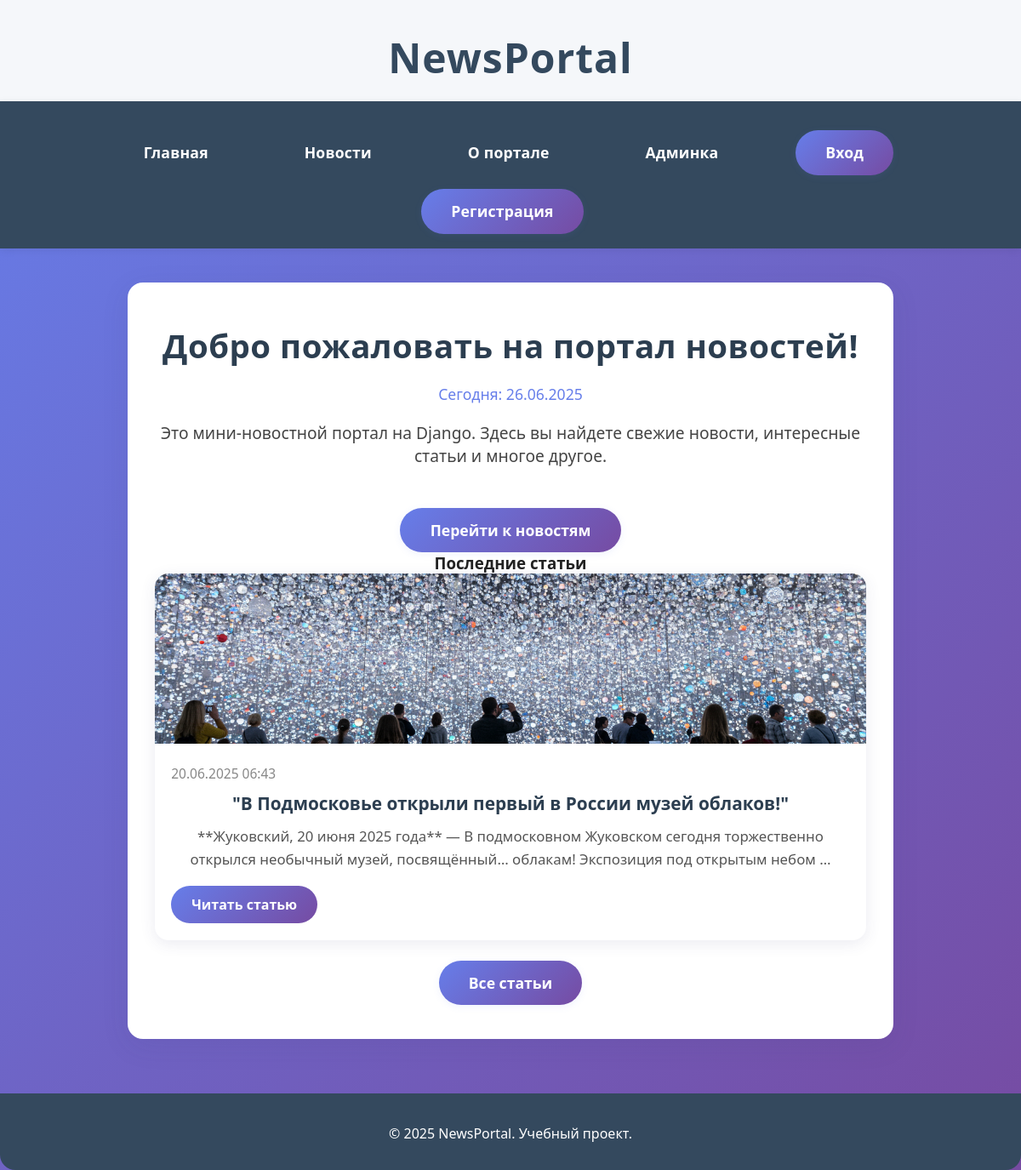
Before: / with the older database file.
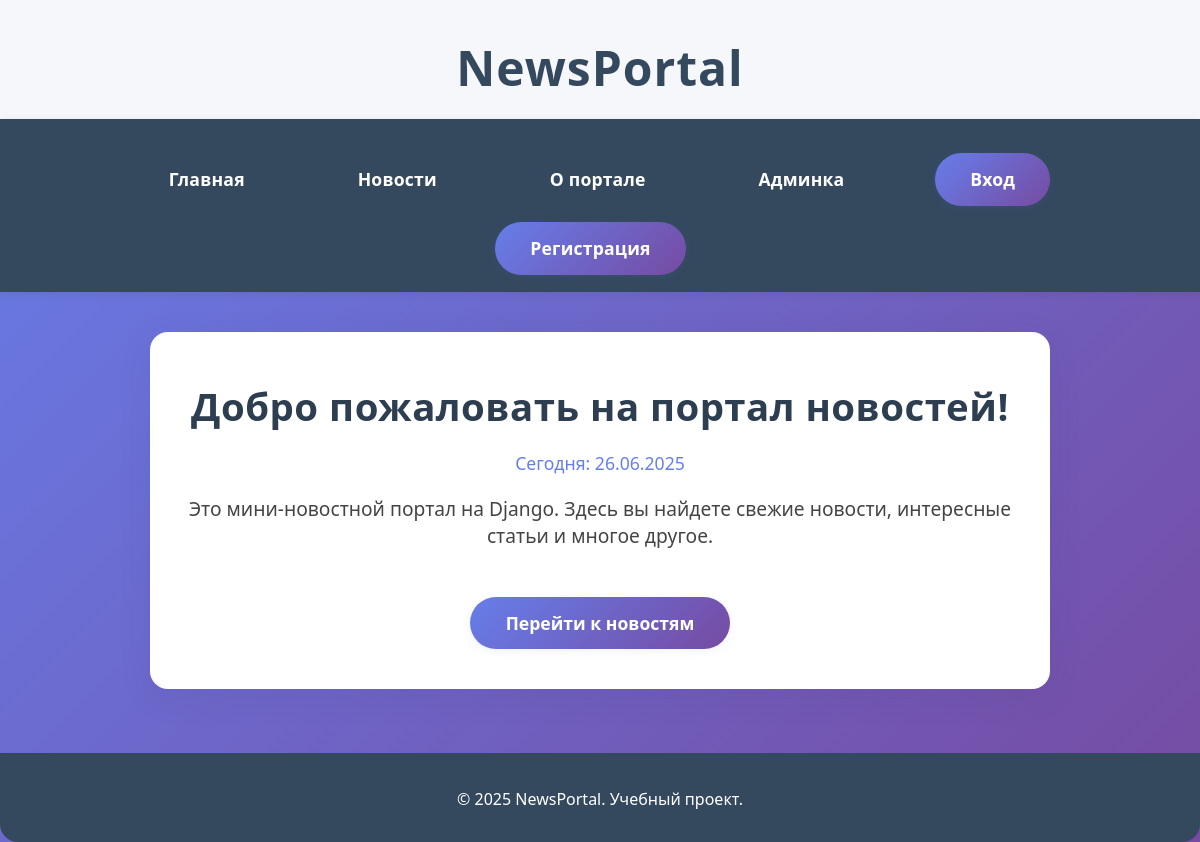
After: the same page with the newer database file.
### news/models.py (models this page shows, shortened)
class Article(models.Model):
    title = models.CharField(max_length=200, verbose_name='Заголовок статьи')
    content = models.TextField(verbose_name='Содержимое статьи')
    image = models.ImageField(upload_to='article_images/', null=True, blank=True, verbose_name='Изображение')
    created_at = models.DateTimeField(auto_now_add=True, verbose_name='Дата публикации')

### news/views.py (the view)
# urls.py: path('', HomeView.as_view(), name='home'),
class HomeView(TemplateView):
    template_name = 'home.html'
    def get_context_data(self, **kwargs):
        context = super().get_context_data(**kwargs)
        context['today'] = datetime.now().strftime('%d.%m.%Y')
        context['latest_articles'] = Article.objects.order_by('-created_at')[:3]
        return context

### templates/news/home.html (shortened to what this page needs)
{% extends 'base.html' %}
{% block content %}
<div class="container home-container">
    <h2 class="main-title">Добро пожаловать на портал новостей!</h2>
    <div class="home-meta">Сегодня: <span>{{ today }}</span></div>
    <p class="home-desc">Это мини-новостной портал на Django. Здесь вы найдете свежие новости, интересные статьи и многое другое.</p>
    <a href="/news/" class="main-btn">Перейти к новостям</a>
    {% if latest_articles %}
    <div class="latest-articles-block">
        <h3 class="section-title">Последние статьи</h3>
        <div class="news-grid">
            {% for article in latest_articles %}
                <div class="news-card">
                    {% if article.image %}
                        <img src="{{ article.image.url }}" alt="{{ article.title }}" class="news-image">
                    {% endif %}
                    <div class="news-content">
                        <div class="news-meta">
                            <span>{{ article.created_at|date:"d.m.Y H:i" }}</span>
                        </div>
                        <h4 class="news-title">{{ article.title }}</h4>
                        <p class="news-excerpt">{{ article.content|truncatewords:20 }}</p>
                        <a href="{% url 'article_detail' article.pk %}" class="read-more">Читать статью</a>
                    </div>
                </div>
            {% endfor %}
        </div>
        <a href="{% url 'article_list' %}" class="main-btn" style="margin-top:1.5rem;">Все статьи</a>
    </div>
    {% endif %}
</div>
{% endblock %}

Changed rows visible on the page:
removed Article: image (picture), created_at "20.06.2025 06:43", title "\"В Подмосковье открыли первый в России музей облаков!\"", content "**Жуковский, 20 июня 2025 года** — В подмосковном Жуковском сегодня торжественно открылся необычный музей, посвящённый… облакам! Экспозиция под открытым небом …"
Other visible differences:
text no longer shown: "Последние статьи Все статьи"
